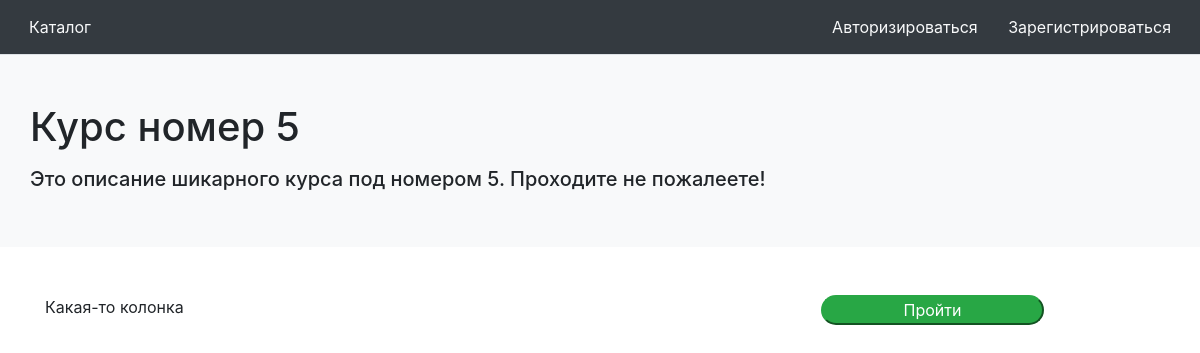
/course/5, run on the app's committed database.
### models/course.py (models this page shows)
class Course(db.Model):
    id = db.Column(db.Integer, primary_key=True)
    name = db.Column(db.String(512))
    description = db.Column(db.String(4096))
    attempts = db.relationship('Attempt', backref='attempt_course', lazy=True)
    tasks = db.relationship('Task', backref='task_course', lazy=True)
    author_id = db.Column(db.Integer, db.ForeignKey('user.id'))

### controllers/course.py (the view)
@app.route('/course/<id>')
def course(id=None):
    return render_template('course.html', course=get_course(id))

### models/course.py (called while the page is built)
def get_course(id):
    return Course.query.filter_by(id=id).first()

### templates/course.html (shortened to what this page needs)
{% from 'header.html' import header %}
<!DOCTYPE html>
<html lang="ru">
{{ header("Курс", current_user) }}
<body>
<div class="bg-light">
    <div class="container">
        <div class="row pt-5">
            <h1>{{ course.name }}</h1>
        </div>
        <div class="row mt-2 pb-5">
            <h5>{{ course.description }}</h5>
        </div>
    </div>
</div>
<div class="container mt-5">
    <div class="row">
        <div class="col-7">Какая-то колонка</div>
        <div class="col-5 d-flex justify-content-center">
            <form class="w-50" action="{{ url_for("new_attempt") }}" method="post">
                <input type="submit" value="Пройти" class="btn-success w-100 text-center rounded-pill">
            </form>
        </div>
    </div>
</div>
</body>
</html>

### data on the page
Course: name "Курс номер 5", description "Это описание шикарного курса под номером 5. Проходите не пожалеете!"
